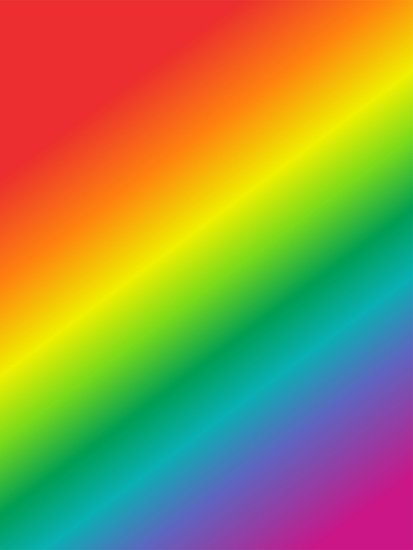
#> input picture DATA/rainbow.jpg, 413 x 550 px
$ python 11.py
#> lines starting #> are read from the running program, lines starting #| are printed output that depends on the picture
# -*- coding: utf-8 -*-

import cv2
import numpy as np
import matplotlib.pyplot as plt

rainbow = cv2.imread('../DATA/rainbow.jpg')
#> rainbow is the input picture: shape (550, 413, 3); mean B, G, R 72.8, 142.3, 152.3
show_rainbow = cv2.cvtColor(rainbow, cv2.COLOR_BGR2RGB)

img = rainbow

img.shape

mask = np.zeros(img.shape[:2],np.uint8)
plt.imshow(mask,cmap='gray')

mask[300:400,100:400] = 255
plt.imshow(mask,cmap='gray')

masked_img = cv2.bitwise_and(img,img,mask=mask)
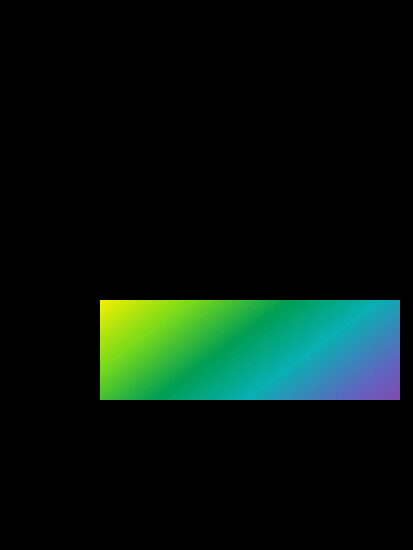
#> masked_img: shape (550, 413, 3); mean B, G, R 14.7, 22.5, 6.8
show_masked_img = cv2.bitwise_and(show_rainbow,show_rainbow,mask=mask)
plt.imshow(show_masked_img)
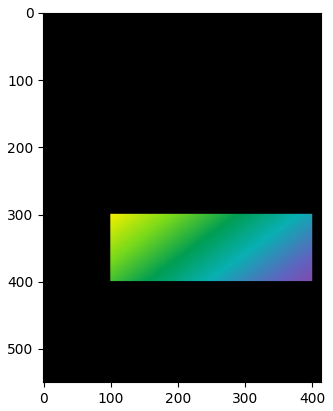
#> figure drawn by matplotlib, 1 panel
